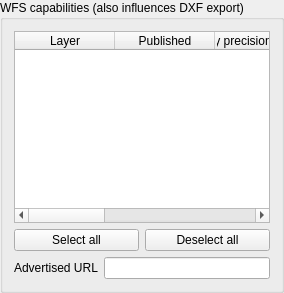
                <widget class="QgsCollapsibleGroupBox" name="grpWFSCapabilities">
                 <property name="sizePolicy">
                  <sizepolicy hsizetype="Preferred" vsizetype="Preferred">
                   <horstretch>0</horstretch>
                   <verstretch>3</verstretch>
                  </sizepolicy>
                 </property>
                 <property name="title">
                  <string>WFS capabilities (also influences DXF export)</string>
                 </property>
                 <property name="syncGroup">
                  <string notr="true">projowsserver</string>
                 </property>
                 <layout class="QGridLayout" name="gridLayout_8">
                  <item row="0" column="0" colspan="2">
                   <widget class="QTableWidget" name="twWFSLayers">
                    <property name="sizePolicy">
                     <sizepolicy hsizetype="Expanding" vsizetype="MinimumExpanding">
                      <horstretch>0</horstretch>
                      <verstretch>0</verstretch>
                     </sizepolicy>
                    </property>
                    <column>
                     <property name="text">
                      <string>Layer</string>
                     </property>
                    </column>
                    <column>
                     <property name="text">
                      <string>Published</string>
                     </property>
                    </column>
                    <column>
                     <property name="text">
                      <string>Geometry precision (decimal places)</string>
                     </property>
                    </column>
                    <column>
                     <property name="text">
                      <string>Update</string>
                     </property>
                    </column>
                    <column>
                     <property name="text">
                      <string>Insert</string>
                     </property>
                    </column>
                    <column>
                     <property name="text">
                      <string>Delete</string>
                     </property>
                    </column>
                   </widget>
                  </item>
                  <item row="1" column="1">
                   <widget class="QPushButton" name="pbnWFSLayersDeselectAll">
                    <property name="text">
                     <string>Deselect all</string>
                    </property>
                   </widget>
                  </item>
                  <item row="1" column="0">
                   <widget class="QPushButton" name="pbnWFSLayersSelectAll">
                    <property name="text">
                     <string>Select all</string>
                    </property>
                   </widget>
                  </item>
                  <item row="3" column="0" colspan="2">
                   <layout class="QHBoxLayout" name="horizontalLayout_8">
                    <item>
                     <widget class="QLabel" name="mWFSUrlLabel">
                      <property name="text">
                       <string>Advertised URL</string>
                      </property>
                     </widget>
                    </item>
                    <item>
                     <widget class="QLineEdit" name="mWFSUrlLineEdit"/>
                    </item>
                   </layout>
                  </item>
                 </layout>
                </widget>
